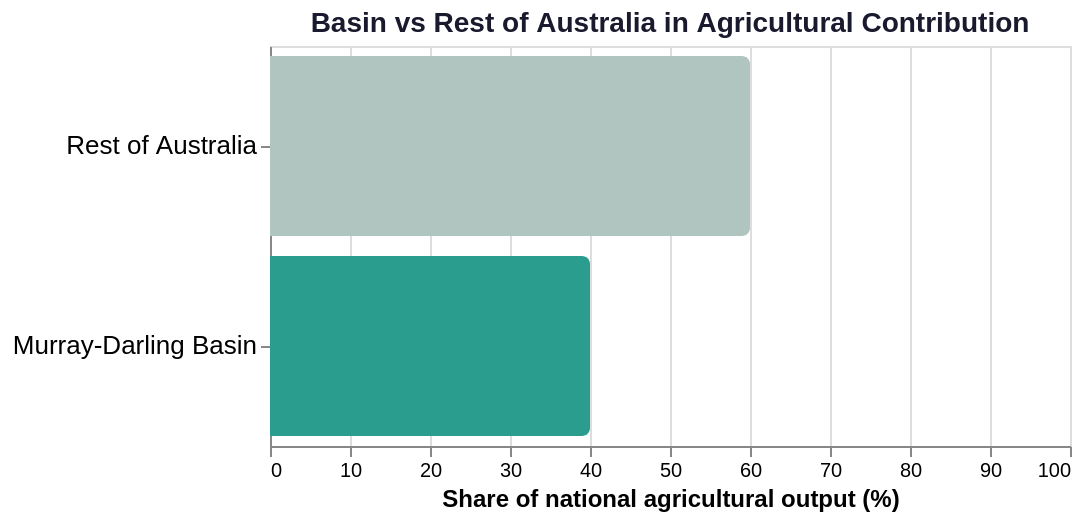

Vega-Lite specification for this chart:
### Vega-Lite specification from a JSON file in a GitHub repository (floating-point values rounded to 4 significant figures)
{"$schema": "https://vega.github.io/schema/vega-lite/v5.json", "title": {"text": "Basin vs Rest of Australia in Agricultural Contribution", "fontSize": 14, "color": "#1a1a2e"}, "width": 400, "height": 200, "data": {"values": [{"category": "Murray-Darling Basin", "value": 40, "label": "40%"}, {"category": "Rest of Australia", "value": 60, "label": "60%"}]}, "mark": {"type": "bar", "cornerRadiusEnd": 4}, "encoding": {"y": {"field": "category", "type": "nominal", "axis": {"labelFontSize": 13, "title": null}, "sort": "-x"}, "x": {"field": "value", "type": "quantitative", "axis": {"title": "Share of national agricultural output (%)", "titleFontSize": 12}, "scale": {"domain": [0, 100]}}, "color": {"field": "category", "type": "nominal", "scale": {"domain": ["Murray-Darling Basin", "Rest of Australia"], "range": ["#2a9d8f", "#b0c4c0"]}, "legend": null}, "tooltip": [{"field": "category", "type": "nominal", "title": "Region"}, {"field": "label", "type": "nominal", "title": "Share"}]}}
